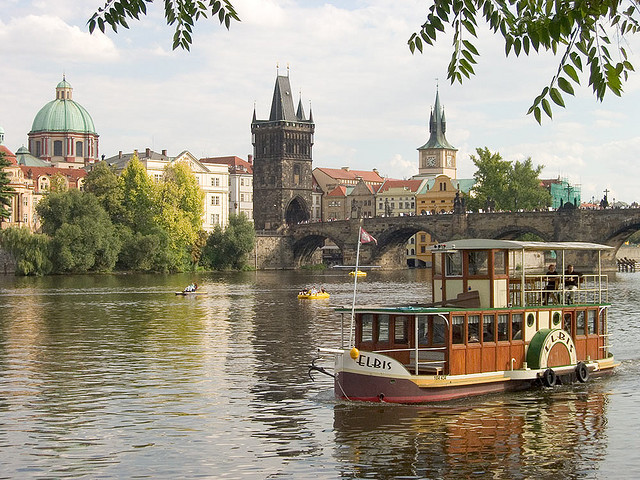
%> input picture water.jpg, 640 x 480 px
$ octave greedy_vertical_seam_example.m   (GNU Octave 9; MATLAB toolbox functions it lacks are replaced by stand-ins)
%> lines starting %> are read from the running program, lines starting %| are printed output that depends on the picture
%> further down, im is the input picture: size 480x640x3 uint8; mean R, G, B 156.6, 149.6, 132.7
### energy_img.m
function energyImg = energy_img(im)

    grey_im = rgb2gray(im);
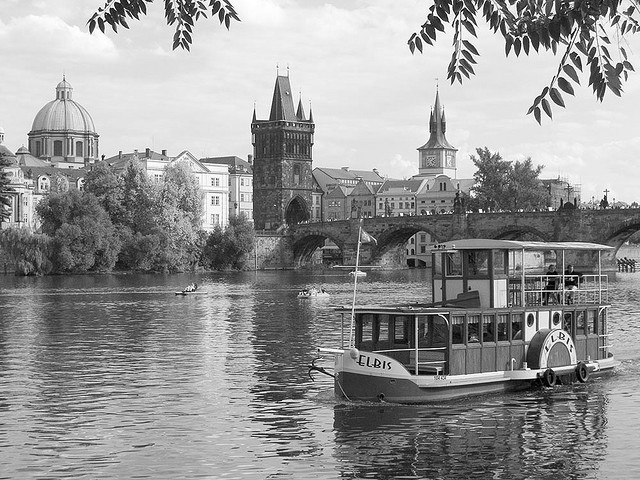
%> grey_im: size 480x640 uint8; min 0, max 255, mean 149.8
    [dx,dy] = imgradient(grey_im);
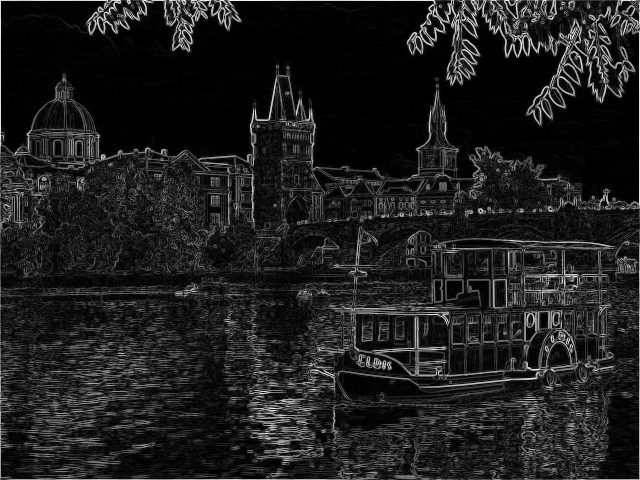
%> dx: size 480x640 double; min 0, max 1049.1, mean 128.8; drawn with min black and max white
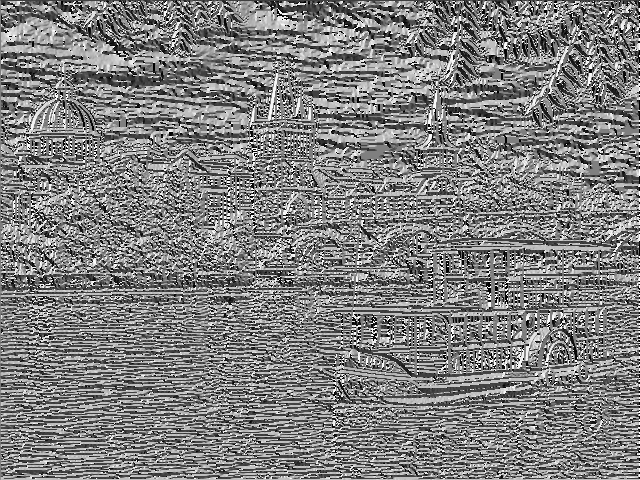
%> dy: size 480x640 double; min -180, max 179.9, mean 0.3; drawn with min black and max white

    eng = sqrt((dx.^2)+(dy.^2));
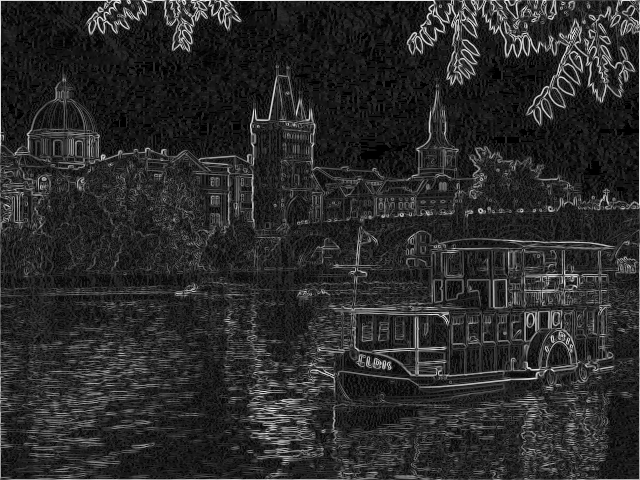
%> eng: size 480x640 double; min 0, max 1056.5, mean 176.2; drawn with min black and max white
    energyImg = eng;

end

### greedy_find_vertical_seam.m


function verticalSeam = greedy_find_vertical_seam(energyImg)
   [m,n] = size(energyImg);
%> m = 480; n = 640

   vert = zeros(1,m);


   vert(1) = min(energyImg(1,:));

   [~, minColofLastRow] = min(energyImg(1,:));
%> minColofLastRow = 445

   for i=2:1:m

       if(minColofLastRow == 1)

           [~, pos] = min([energyImg(i,minColofLastRow), energyImg(i,minColofLastRow+1)]);


           if pos == 1
               minColofLastRow = minColofLastRow;
           end

           if pos == 2
               minColofLastRow = minColofLastRow + 1;
           end

            vert(i) = minColofLastRow;

       elseif(minColofLastRow == n)
              [~, pos] = min([energyImg(i,minColofLastRow),energyImg(i,minColofLastRow -1)]);


           if pos == 1
               minColofLastRow = minColofLastRow;
           end

           if pos == 2
               minColofLastRow = minColofLastRow - 1;
           end

           vert(i) = minColofLastRow;
       else

           [~, pos] = min([energyImg(i,minColofLastRow),energyImg(i,minColofLastRow -1) ,energyImg(i,minColofLastRow+1)]);

           if pos == 1
               minColofLastRow = minColofLastRow;
           end
           if pos == 2
               minColofLastRow = minColofLastRow - 1;
           end
           if pos == 3
                minColofLastRow = minColofLastRow + 1;
           end

           vert(i) = minColofLastRow;

   end

   verticalSeam = vert;
    disp(vert);
end
%> this loop made 479 passes
%> (pos, minColofLastRow) on passes 1 to 12: (3, 446), (3, 447), (2, 446), (1, 446), (1, 446), (3, 447), (1, 447), (1, 447), (2, 446), (1, 446), (1, 446), (3, 447)
%> after the loop, minColofLastRow = 425; pos = 2; vert = 480 values, max 455 at index 231, min 180.2 at index 1, mean 443.1

### view_seam.m


function view_seam(im, seam, seamDirection)

    if strcmp(seamDirection, 'VERTICAL')

        [~, row] = size(seam);

        figure;
        imshow(im);
        hold on;
         plot(seam, 1:row, 'r*', 'LineWidth', 1, 'MarkerSize', 1);


    else
        [column, ~] = size(seam);

         figure;
        imshow(im);
        hold on;
        plot(1:column, seam, 'r*', 'LineWidth', 1, 'MarkerSize', 1);
    end

end

### greedy_vertical_seam_example.m

im = (uint8(double(imread('water.jpg'))));
em = energy_img(im);
vertGreedySeam = greedy_find_vertical_seam(em);
%> vertGreedySeam has the same summary as vert in greedy_find_vertical_seam
view_seam(im, vertGreedySeam, 'VERTICAL');
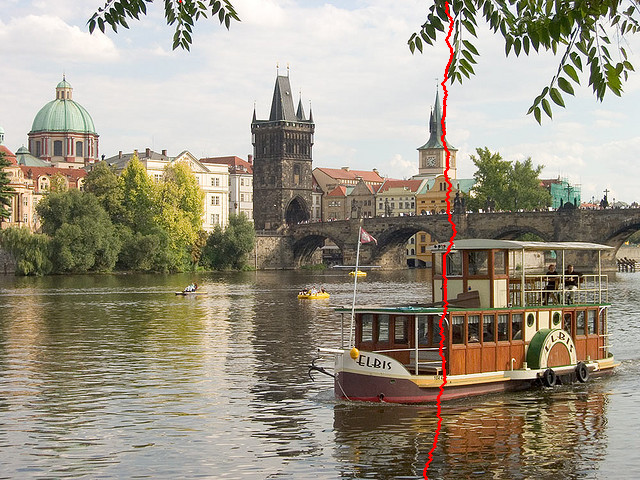
%> figure redrawn from the program's plot data

$ run again, with davis.jpg copied over water.jpg
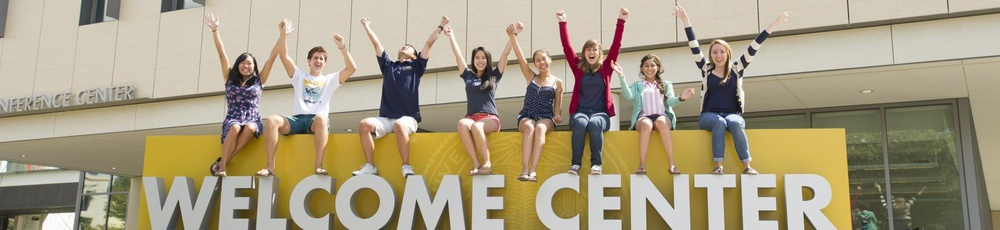
%> input picture davis.jpg, 1000 x 230 px, shrunk from 2000 x 460 before the run
%> im is the input picture: size 230x1000x3 uint8; mean R, G, B 167.9, 157.4, 131.5
%> in energy_img, `eng = sqrt((dx.^2)+(dy.^2));`:
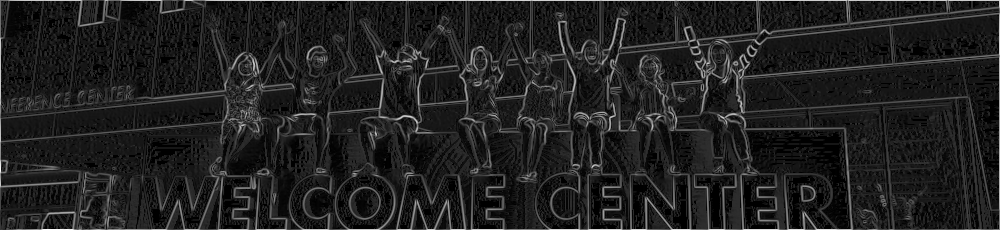
%> eng: size 230x1000 double; min 0, max 1014.1, mean 131.6; drawn with min black and max white
%> in greedy_find_vertical_seam, `[~, minColofLastRow] = min(energyImg(1,:));`: minColofLastRow = 100
%> the loop in greedy_find_vertical_seam, `for i=2:1:m` made 229 passes
%> (pos, minColofLastRow) on passes 1 to 8: (3, 101), (1, 101), (3, 102), (1, 102), (1, 102), (3, 103), (2, 102), (1, 102)
%> (printed output is left out)
%> after the loop in greedy_find_vertical_seam, `for i=2:1:m`: minColofLastRow = 93; pos = 2; vert = 230 values, max 221.7 at index 1, min 93 at index 230, mean 100.2
%> vertGreedySeam has the same summary as vert in greedy_find_vertical_seam
%> `view_seam(im, vertGreedySeam, 'VERTICAL');`:
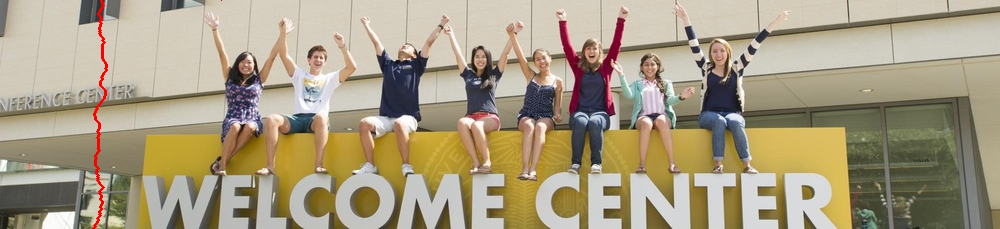
%> figure redrawn from the program's plot data

$ run again, with inputSeamCarvingMall.jpg copied over water.jpg
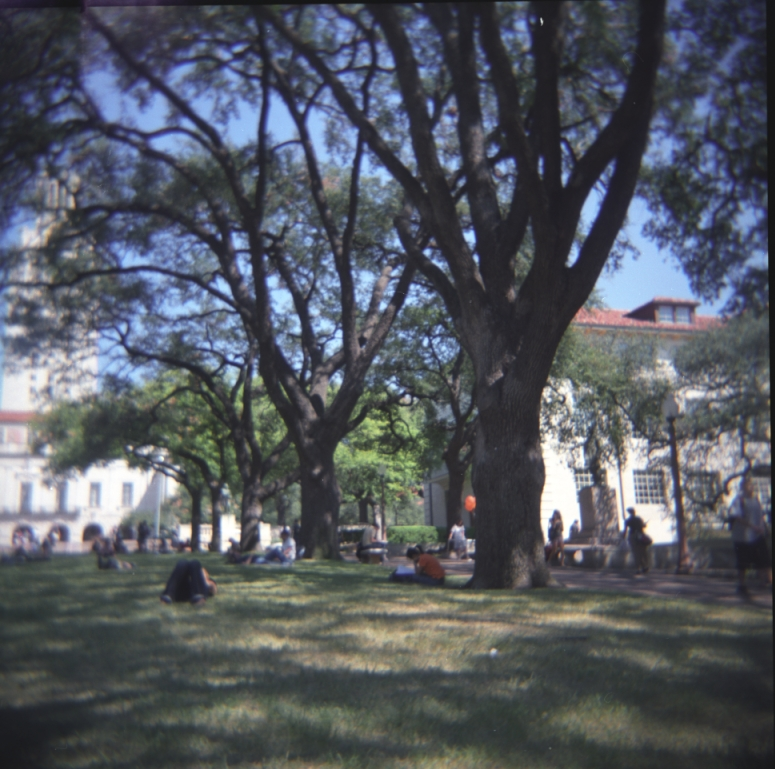
%> input picture inputSeamCarvingMall.jpg, 775 x 769 px
%> im is the input picture: size 769x775x3 uint8; mean R, G, B 83.8, 88.4, 96.4
%> in energy_img, `eng = sqrt((dx.^2)+(dy.^2));`:
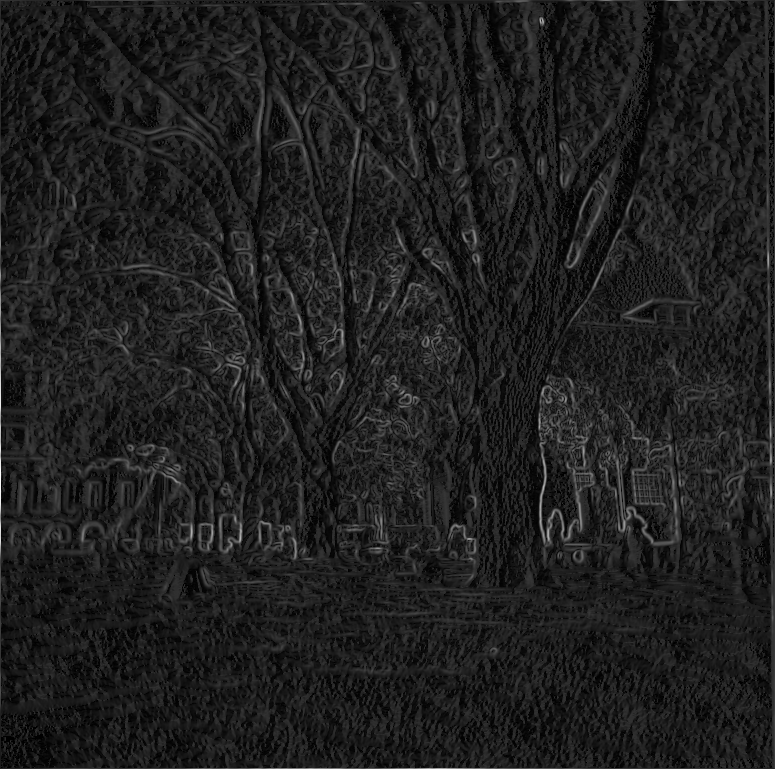
%> eng: size 769x775 double; min 0, max 941, mean 116.3; drawn with min black and max white
%> in greedy_find_vertical_seam, `[~, minColofLastRow] = min(energyImg(1,:));`: minColofLastRow = 352
%> the loop in greedy_find_vertical_seam, `for i=2:1:m` made 768 passes
%> (pos, minColofLastRow) on passes 1 to 8: (3, 353), (2, 352), (2, 351), (2, 350), (3, 351), (1, 351), (1, 351), (1, 351)
%> after the loop in greedy_find_vertical_seam, `for i=2:1:m`: minColofLastRow = 332; vert = 769 values, max 363 at index 131, min 122.6 at index 1, mean 343.5
%> vertGreedySeam has the same summary as vert in greedy_find_vertical_seam
%> `view_seam(im, vertGreedySeam, 'VERTICAL');`:
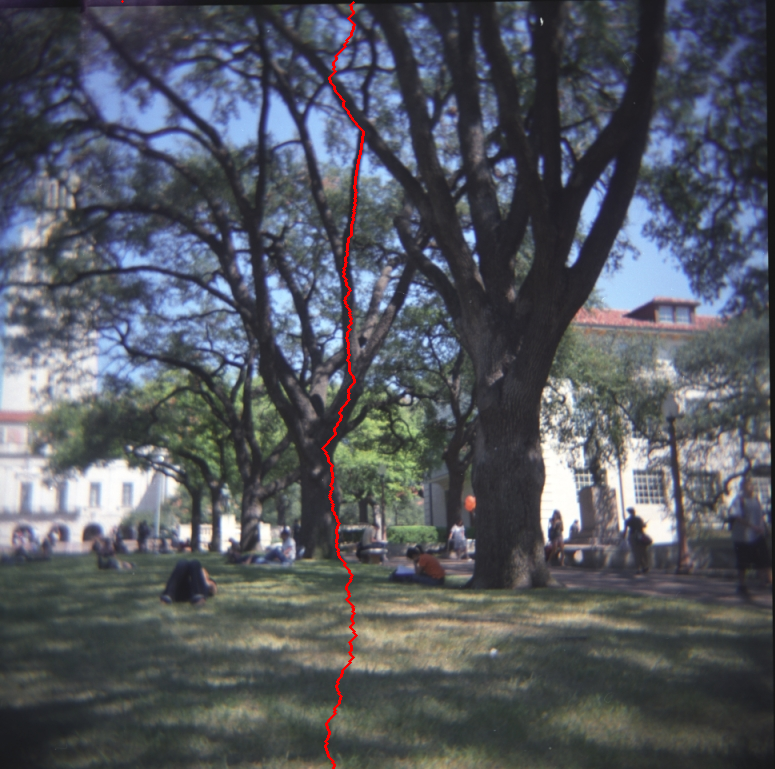
%> figure redrawn from the program's plot data
